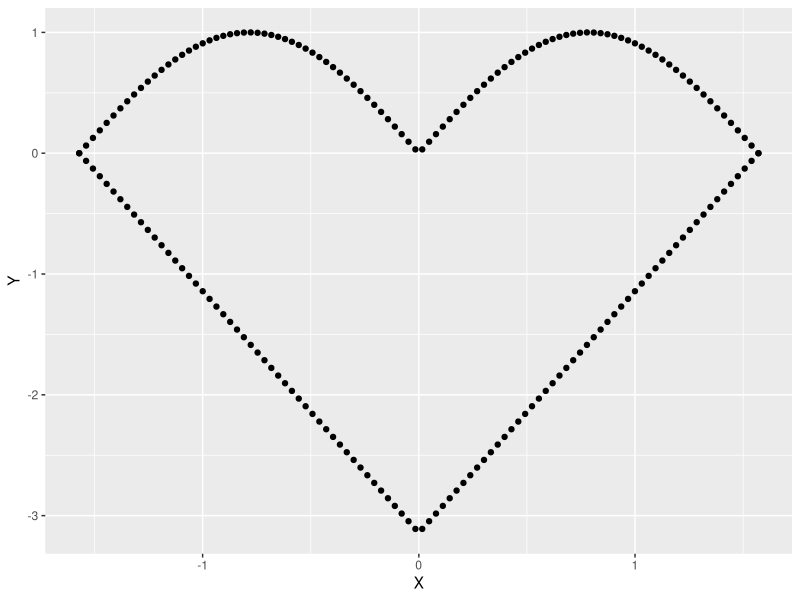

The R script that drew this image:
## ---- chunk 1
library(ggplot2)
## ---- chunk 2
X <- seq(from=-pi/2, to=pi/2, length.out=100)
Y <- 2*abs(X) - pi
Y <- c(Y, abs(sin(2*X)))
X <- c(X, X)
qplot(X, Y)
